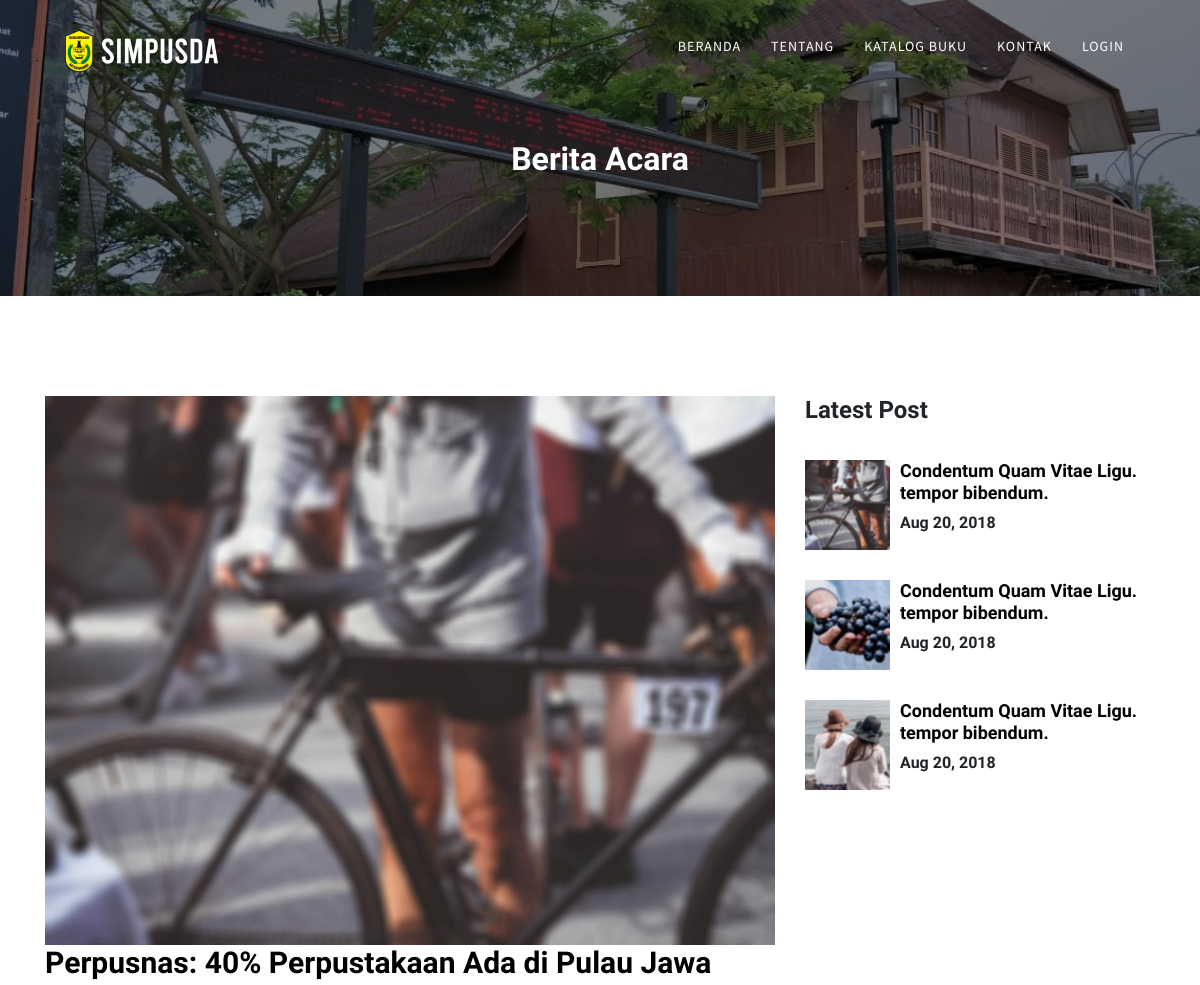
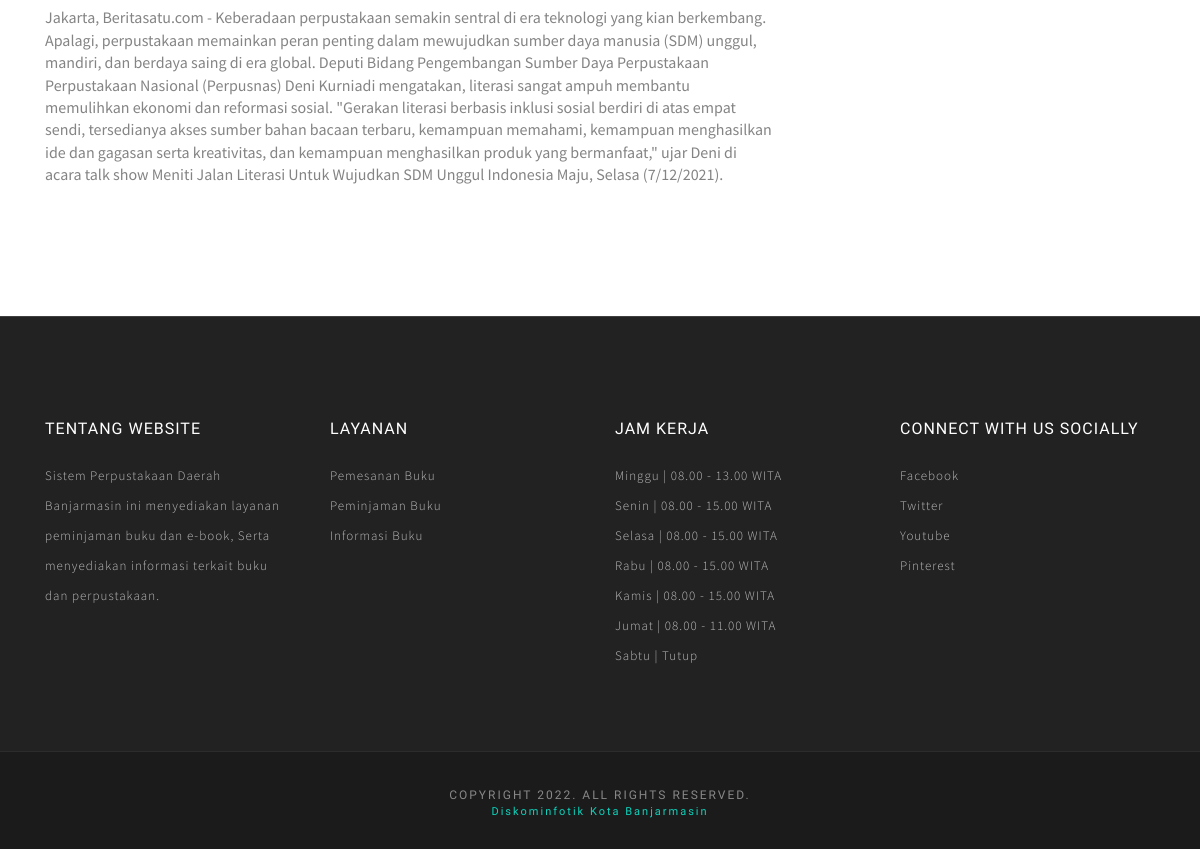
Screenshot of /Front-end/single-post.php?id=1 with the database file from the repository (2 pictures, top to bottom).
### tables this page shows
CREATE TABLE `l_berita` (
  `id` int(11) NOT NULL,
  `judul` varchar(255) NOT NULL,
  `keterangan` text NOT NULL,
  `isi` text NOT NULL,
  `foto` varchar(255) NOT NULL
);

### Front-end/single-post.php (the view, shortened to what this page needs)
<?php
  include_once("../admin/config.php");
  $id = $_GET['id'];
  $result = mysqli_query($mysqli, "SELECT * FROM l_berita WHERE id=$id");
?>
<!DOCTYPE html>
<html>
<head>
  <link rel="stylesheet" href="plugins/themefisher-font/style.css">
  <link rel="stylesheet" href="plugins/bootstrap/css/bootstrap.min.css">
  <link rel="stylesheet" href="plugins/lightbox2/dist/css/lightbox.min.css">
  <link rel="stylesheet" href="plugins/animate/animate.css">
  <link rel="stylesheet" href="plugins/slick/slick.css">
  <link rel="stylesheet" href="css/style.css">
</head>
<body id="body">
<header class="navigation fixed-top">
  <div class="container">
    <nav class="navbar navbar-expand-lg navbar-light">
      <a class="navbar-brand logo" href="../index.php">
        <img class="logo-white" src="images/logo-white.png" alt="logo"/>
      </a>
      <div class="collapse navbar-collapse" id="navigation">
        <ul class="navbar-nav ml-auto text-center">
          <li class="nav-item dropdown ">
            <li class="nav-item ">
              <a class="nav-link " href="../../perpustakaan/">Beranda</a>
            </li>
          </li>
          <li class="nav-item ">
            <a class="nav-link" href="tentang.php">Tentang</a>
          </li>
          <li class="nav-item ">
            <a class="nav-link" href="katalog.php">Katalog Buku</a>
          </li>
          <li class="nav-item ">
            <a class="nav-link" href="kontak.php">Kontak</a>
          </li>
          <li class="nav-item ">
            <a class="nav-link" href="login.php">Login</a>
          </li>
        </ul>
      </div>
    </nav>
  </div>
</header>
<section class="single-page-header">
	<div class="container">
		<div class="row">
			<div class="col-md-12">
				<h2>Berita Acara</h2>
				<ol class="breadcrumb header-bradcrumb">
				</ol>
			</div>
		</div>
	</div>
</section>
<section class="blog-details section">
  <div class="container">
    <div class="row">
      <div class="col-lg-8">
        <article class="post">
        <?php while($row = mysqli_fetch_array($result)){?>
          <div class="post-image">
            <?php echo "<img class='img-fluid w-100' src='../Front-end/images/blog/$row[foto]' alt='post-image'>";?>
          </div>
          <div class="post-content">
            <?php echo "<h3>$row[judul]</h3>";?>
            <?php echo "<p>$row[isi]</p>";?>
            <?php
              }
              ?>
          </div>
        </article>
      </div>
      <div class="col-lg-4">
        <aside class="sidebar">
          <div class="widget-post widget">
            <h2>Latest Post</h2>
            <ul class="widget-post-list">
              <li class="widget-post-list-item">
                <div class="widget-post-image">
                  <a href="single-post.html">
                    <img src="images/blog/post-1.jpg" alt="post-img">
                  </a>
                </div>
                <div class="widget-post-content">
                  <a href="single-post.html">
                    <h5>Condentum Quam Vitae Ligu. tempor bibendum.</h5>
                  </a>
                  <h6>Aug 20, 2018</h6>
                </div>
              </li>
              <li class="widget-post-list-item">
                <div class="widget-post-image">
                  <a href="single-post.html">
                    <img src="images/blog/post-2.jpg" alt="post-img">
                  </a>
                </div>
                <div class="widget-post-content">
                  <a href="single-post.html">
                    <h5>Condentum Quam Vitae Ligu. tempor bibendum.</h5>
                  </a>
                  <h6>Aug 20, 2018</h6>
                </div>
              </li>
              <li class="widget-post-list-item">
                <div class="widget-post-image">
                  <a href="single-post.html">
                    <img src="images/blog/post-3.jpg" alt="post-img">
                  </a>
                </div>
                <div class="widget-post-content">
                  <a href="single-post.html">
                    <h5>Condentum Quam Vitae Ligu. tempor bibendum.</h5>
                  </a>
                  <h6>Aug 20, 2018</h6>
                </div>
              </li>
            </ul>
          </div>
        </aside>
      </div>
    </div>
  </div>
</section>
 <footer id="footer" class="bg-one">
  <div class="top-footer">
    <div class="container">
      <div class="row">
        <div class="col-sm-3 col-md-3 col-lg-3">
        <h3>Tentang Website</h3>
          <p>Sistem Perpustakaan Daerah Banjarmasin ini menyediakan layanan peminjaman buku dan e-book, Serta menyediakan informasi terkait buku dan perpustakaan.</p>
        </div>
        <div class="col-sm-3 col-md-3 col-lg-3">
          <ul>
          <li><h3>Layanan </h3></li>
            <li><a href="#">Pemesanan Buku</a></li>
            <li><a href="#">Peminjaman Buku</a></li>
            <li><a href="#">informasi Buku</a></li>
          </ul>
        </div>
        <div class="col-sm-3 col-md-3 col-lg-3">
          <ul>
            <li><h3>Jam Kerja</h3></li>
			      <li><a href="#">Minggu | 08.00 - 13.00 WITA</a></li>
            <li><a href="#">Senin | 08.00 - 15.00 WITA</a></li>
            <li><a href="#">Selasa | 08.00 - 15.00 WITA</a></li>
            <li><a href="#">Rabu | 08.00 - 15.00 WITA</a></li>
            <li><a href="#">Kamis | 08.00 - 15.00 WITA</a></li>
            <li><a href="#">Jumat | 08.00 - 11.00 WITA </a></li>
			      <li><a href="#">Sabtu | Tutup</a></li>
          </ul>
        </div>
        <div class="col-sm-3 col-md-3 col-lg-3">
          <ul>
            <li><h3>Connect with us Socially</h3></li>
            <li><a href="#">Facebook</a></li>
            <li><a href="#">Twitter</a></li>
            <li><a href="#">Youtube</a></li>
            <li><a href="#">Pinterest</a></li>
          </ul>
        </div>
      </div>
    </div>
  </div>
  <div class="footer-bottom">
    <h5>Copyright 2022. All rights reserved.</h5>
    <h6><a href="">Diskominfotik Kota Banjarmasin </a></h6>
  </div>
</footer>
  </body>
  </html>

### Front-end/css/style.css (style rules this page uses)
body { line-height: 1.4; font-family: "Source Sans Pro", sans-serif; -webkit-font-smoothing: antialiased; }
p { font-family: "Source Sans Pro", sans-serif; color: #848484; font-size: 16px; }
h1, h2, h3, h4, h5, h6 { font-family: "Catamaran", sans-serif; font-weight: 600; }
ol, ul { margin: 0; padding: 0; list-style: none; }
a { transition: all .3s ease-in 0s; }
a, a:focus, a:hover { text-decoration: none; outline: 0; }
.section { padding: 100px 0; }
.header-bradcrumb { background: transparent; }
.logo { margin-top: 10px; display: inline-block; }
.single-page-header { background-image: url("../images/about/about-2.jpeg"); background-size: cover; padding: 140px 0 70px; text-align: center; color: #fff; position: relative; }
.single-page-header:before { background: rgba(0, 0, 0, 0.5); position: absolute; content: ''; top: 0; right: 0; left: 0; bottom: 0; }
.navigation { transition: .3s all; }
.navigation .navbar-light .navbar-nav .nav-item .nav-link { color: #fff; font-size: 14px; line-height: 26px; padding: 20px 15px; text-transform: uppercase; letter-spacing: 1px; transition: .2s ease-in-out 0s; }
.navbar-brand { height: auto; padding: 8px 0; }
.blog-details h3 { font-size: 30px; color: #000; margin-bottom: 10px; }
.post-content p { margin-bottom: 30px; }
.widget { margin-bottom: 30px; }
.widget h2 { font-size: 24px; margin-bottom: 20px; }
.widget-post-list { padding-left: 0; }
.widget-post-list-item { padding: 15px 0; display: flex; }
.widget-post-image { margin-right: 10px; height: 90px; width: 130px; overflow: hidden; }
.widget-post-image img { height: 90px; width: auto; }
.widget-post-content h5 { font-size: 18px; margin-bottom: 10px; transition: .3s ease; color: #000; }
.top-footer { background-color: #222222; border-top: 1px solid #404040; padding: 100px 0 80px; }
.top-footer h3 { font-size: 16px; line-height: 1.5; color: #fff; font-weight: 400; text-transform: uppercase; letter-spacing: 1px; margin-bottom: 20px; }
.top-footer p { font-size: 13px; line-height: 30px; color: #bdbdbd; font-weight: 300; letter-spacing: 1px; padding-right: 20px; }
.top-footer li a { font-size: 13px; line-height: 30px; color: #bdbdbd; font-weight: 300; letter-spacing: 1px; text-transform: capitalize; transition: color .3s; font-family: "Source Sans Pro", sans-serif; display: block; }
.footer-bottom { text-align: center; background-color: #1b1b1b; border-top: 1px solid #2c2c2c; padding: 30px 0; }
.footer-bottom h5 { font-size: 12px; line-height: 1; color: #888888; font-weight: 400; text-transform: uppercase; letter-spacing: 2px; margin-top: 7px; margin-bottom: 3px; }
.footer-bottom h6 { font-size: 11px; line-height: 15px; color: #888888; font-weight: 400; text-transform: capitalize; letter-spacing: 2px; margin-bottom: 0; }
.footer-bottom a { color: #0cd3bc; }

### rows the page displays
l_berita: foto (picture), judul "Perpusnas: 40% Perpustakaan Ada di Pulau Jawa", isi "Jakarta, Beritasatu.com - Keberadaan perpustakaan semakin sentral di era teknologi yang kian berkembang. Apalagi, perpustakaan memainkan peran penting dalam mewujudkan sumber daya manusia (SDM) unggul, mandiri, dan berdaya saing di era global. Deputi Bidang Pengembangan Sumber Daya Perpustakaan Perpustakaan Nasional (Perpusnas) Deni Kurniadi mengatakan, literasi sangat ampuh membantu memulihkan ekonomi dan reformasi sosial. \"Gerakan literasi berbasis inklusi sosial berdiri di atas empat sendi, tersedianya akses sumber bahan bacaan terbaru, kemampuan memahami, kemampuan menghasilkan ide dan gagasan serta kreativitas, dan kemampuan menghasilkan produk yang bermanfaat,\" ujar Deni di acara talk…"
